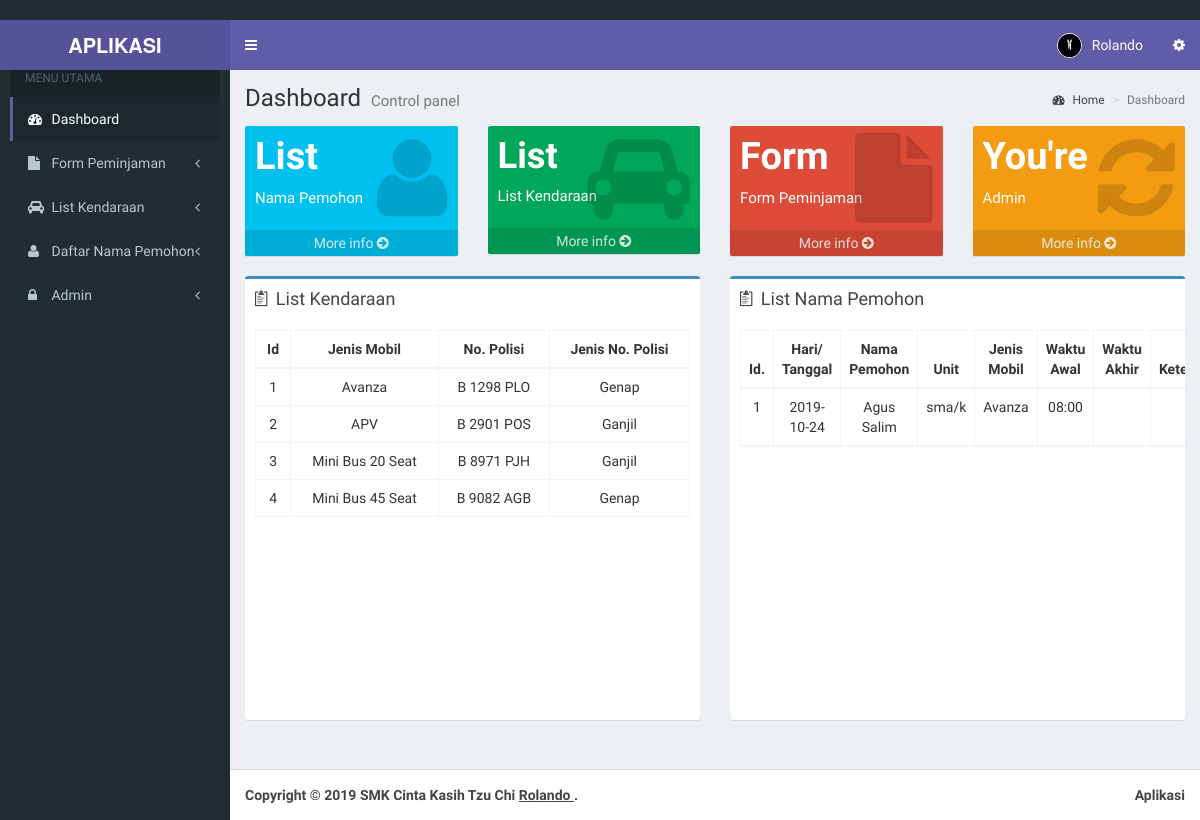
The page /admin/index.php (signed in) on the database its author committed.
### tables this page shows
CREATE TABLE `kendaraan` (
  `id` int(11) NOT NULL,
  `jenismobil` varchar(200) NOT NULL,
  `nomor` varchar(200) NOT NULL,
  `jenis` varchar(200) NOT NULL
);

CREATE TABLE `customer` (
  `id` int(11) NOT NULL,
  `nama` varchar(200) NOT NULL,
  `no_telp` int(200) NOT NULL,
  `bagian` varchar(290) NOT NULL,
  `waktuawal` varchar(200) NOT NULL,
  `waktuakhir` varchar(200) NOT NULL,
  `haritgl` varchar(200) NOT NULL,
  `tujuan` varchar(200) NOT NULL,
  `alamat` varchar(200) NOT NULL,
  `kegiatan` varchar(200) NOT NULL,
  `tempatstandby` varchar(200) NOT NULL,
  `jumlahpeserta` varchar(10) NOT NULL,
  `jenis` varchar(200) NOT NULL,
  `waktustandby` varchar(200) NOT NULL
);

### admin/index.php (the view, shortened to what this page needs)
<!DOCTYPE html>
<html>
  <?php include "head.php"; ?>
  <body class="hold-transition skin-purple sidebar-mini">
    <div class="wrapper">
      <?php include "header.php"; ?>
      <?php include "menu.php"; ?>
      <div class="content-wrapper">
        <section class="content-header">
          <h1>
            Dashboard
            <small>Control panel</small>
          </h1>
          <ol class="breadcrumb">
            <li><a href="#"><i class="fa fa-dashboard"></i> Home</a></li>
            <li class="active">Dashboard</li>
          </ol>
        </section>
        <section class="content">
          <div class="row">
            <div class="col-lg-3 col-xs-12">
              <div class="small-box bg-aqua">
                <div class="inner">
                  <h3>List</h3>
                  <p>Nama Pemohon</p>
                </div>
                <div class="icon">
                  <i class="fa fa-user"></i>
                </div>
                <a href="customer.php" class="small-box-footer">More info <i class="fa fa-arrow-circle-right"></i></a>
              </div>
            </div>
            <div class="col-lg-3 col-xs-12">
              <div class="small-box bg-green">
                <div class="inner">
                  <h3 style="font-size:260%"><?php echo "List" ?> </h3>
                  <p>List Kendaraan</p>
                </div>
                <div class="icon">
                  <i class="fa fa-car"></i>
                </div>
                <a href="list.php" class="small-box-footer">More info <i class="fa fa-arrow-circle-right"></i></a>
              </div>
            </div>
            <div class="col-lg-3 col-xs-12">
              <div class="small-box bg-red">
                <div class="inner">
                  <h3><?php echo "Form"; ?></h3>
                  <p>Form Peminjaman</p>
                </div>
                <div class="icon">
                  <i class="fa fa-file"></i>
                </div>
                <a href="form.php" class="small-box-footer">More info <i class="fa fa-arrow-circle-right"></i></a>
              </div>
            </div>
            <div class="col-lg-3 col-xs-12">
              <div class="small-box bg-yellow">
                <div class="inner">
                  <h3><?php echo "You're"; ?></h3>
                  <p>Admin</p>
                </div>
                <div class="icon">
                  <i class="fa fa-spin fa-refresh"></i>
                </div>
                <a href="#" class="small-box-footer">More info <i class="fa fa-arrow-circle-right"></i></a>
              </div>
            </div>
          </div>
          <div class="row">
            <section class="col-lg-6 connectedSortable">
              <div class="box box-primary">
                <div class="box-header">
                  <i class="ion ion-clipboard"></i>
                  <h3 class="box-title">List Kendaraan </h3>
                </div>
                <div class="scroller box-body">
                  <table id="example" class="table table-responsive table-hover table-bordered">
                  <thead>
                      <tr>
                      <th><center>Id</center></th>
                        <th><center>Jenis Mobil</center></th>
                        <th><center>No. Polisi </center></th>
                        <th><center>Jenis No. Polisi</center></th>
                      </tr>
                  </thead>
   <?php
   $a=mysqli_query($koneksi, "SELECT * FROM kendaraan");
   $nomorgan=1;
   while ($rows=mysqli_fetch_array($a)){
                    echo"
                    <tr align=center>
                    <td>".$nomorgan."</td>
                    <td>".$rows['jenismobil']."</td>
                    <td>".$rows['nomor']."</td>
                    <td>".$rows['jenis']."</td>
                  </tr>";   $nomorgan++;
                }
          echo "</table>";
  ?>
                </div>
              </div>
            </section>
            <section class="col-lg-6 connectedSortable">
<div class="box box-primary">
                <div class="box-header">
                  <i class="ion ion-clipboard"></i>
                  <h3 class="box-title">List Nama Pemohon</h3>
                </div>
                <div class="scroller box-body">
                  <table id="example" class="table table-responsive table-hover table-bordered">
                  <thead>
                      <tr>
                        <th><center>Id.</center></th>
                        <th><center>Hari/ Tanggal</center></th>
                        <th><center>Nama Pemohon</center></th>
                        <th><center>Unit </center></th>
                        <th><center>Jenis Mobil</center></th>
                        <th><center>Waktu Awal</center></th>
                        <th><center>Waktu Akhir</center></th>
                        <th><center>Keterangan</center></th>
                        <?php
    $a=mysqli_query($koneksi, "SELECT * FROM customer");
    $c=mysqli_query($koneksi, "SELECT * FROM kendaraan");
    $nomorgan=1;
    while ($rows=mysqli_fetch_array($a) AND  $rews=mysqli_fetch_array($c)){
                     echo"
                     <tr align=center>
                     <td>".$nomorgan."</td>
                     <td>".$rows['haritgl']."</td>
                     <td>".$rows['nama']."</td>
                     <td>".$rows['bagian']."</td>
                     <td>".$rews['jenismobil']."</td>
                     <td>".$rows['waktuawal']."</td>
                     <td>".$rows['waktuakhir']."</td>
                     <td>".$rows['keterangan']."</td>
                  </tr>";   $nomorgan++;
                }
          echo "</table>";
  ?>
                </div>
              </div>
            </section>
          </div>
        </section>
      </div>
      <?php include "footer.php"; ?>
    </div>
    </body>
        </html>

### admin/head.php (style rules this page uses)
.scroller { height: 400px; overflow-y: scroll; scrollbar-width: thin; }

### rows shown on the page
kendaraan: jenismobil "Avanza", nomor "B 1298 PLO", jenis "Genap"
kendaraan: jenismobil "APV", nomor "B 2901 POS", jenis "Ganjil"
kendaraan: jenismobil "Mini Bus 20 Seat", nomor "B 8971 PJH", jenis "Ganjil"
kendaraan: jenismobil "Mini Bus 45 Seat", nomor "B 9082 AGB", jenis "Genap"
customer: haritgl "2019-10-24", nama "Agus Salim", bagian "sma/k", waktuawal "08:00"

### other values the page prints
$_SESSION['fullname'] "Rolando"
